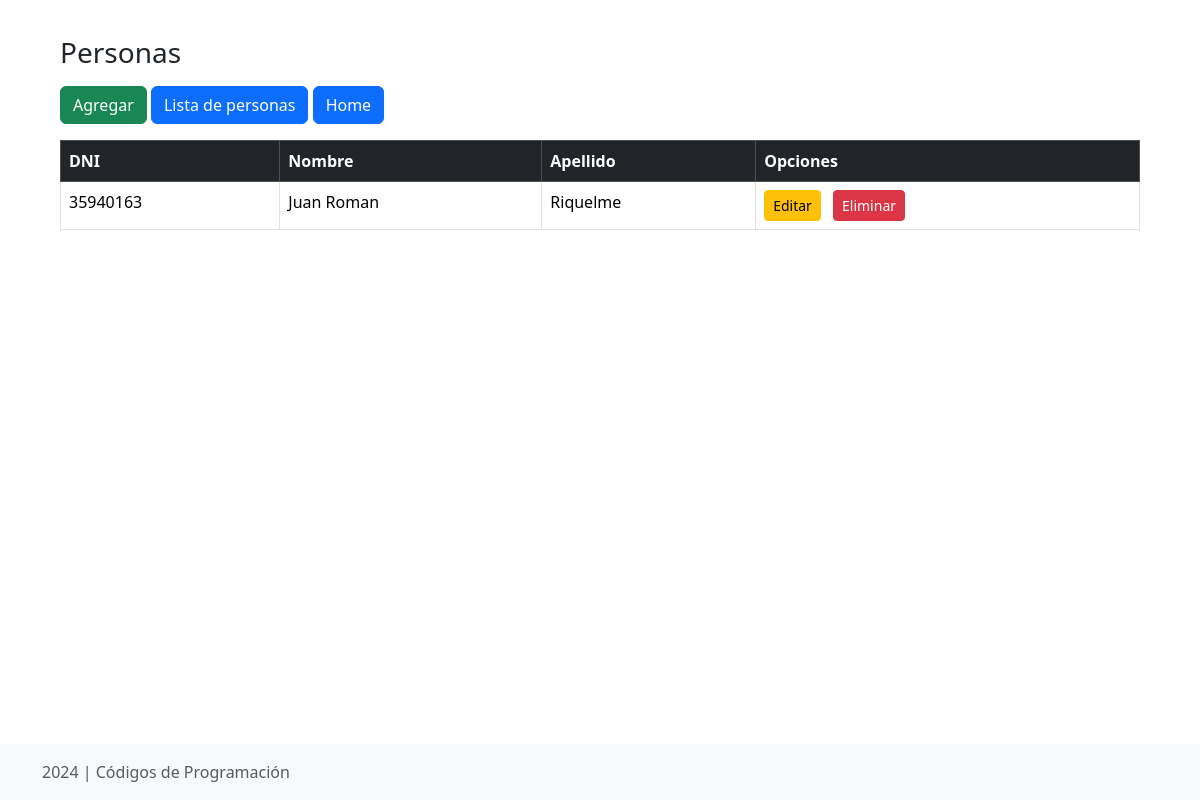
The page /personas/list/ on the database as committed earlier.
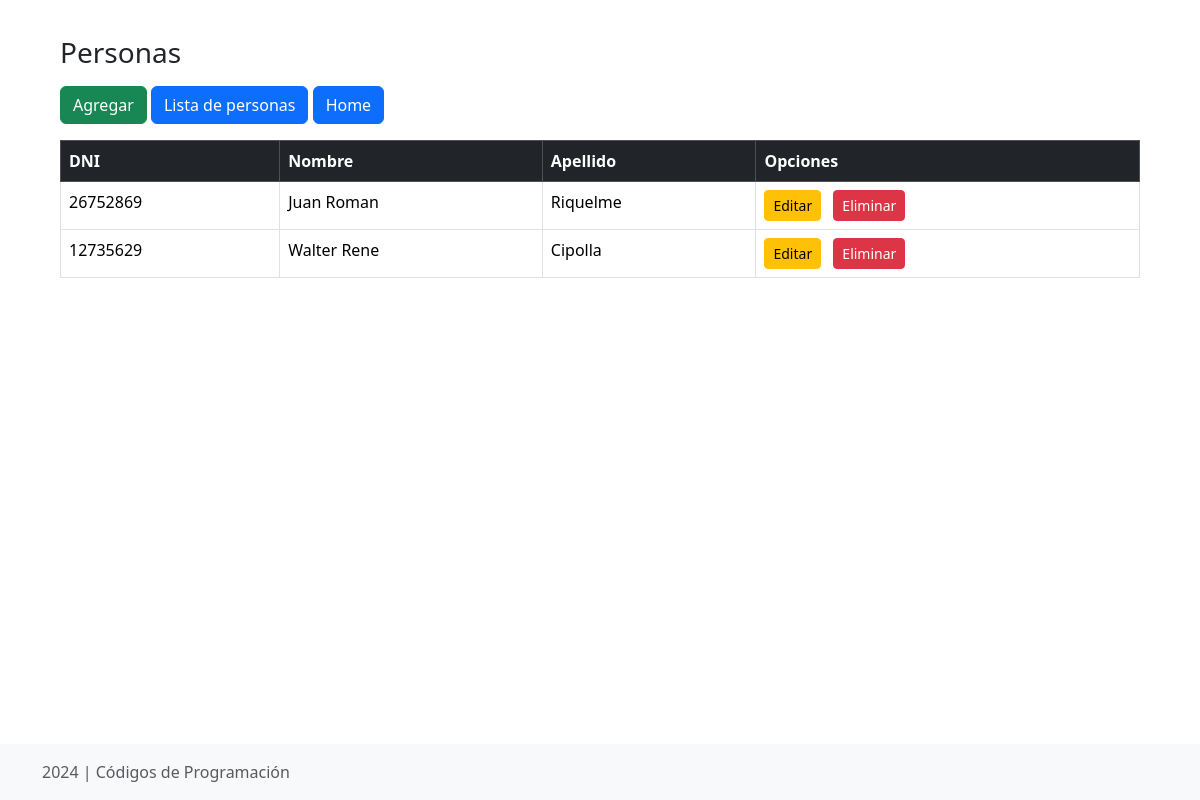
The same page on the database as committed later.
### APPcrudPerson/models.py (models this page shows)
class Persona(models.Model):
    id = models.AutoField(primary_key=True)
    nombre = models.CharField(max_length=50)
    apellido = models.CharField(max_length=50)
    edad = models.IntegerField()
    hobbie = models.CharField(max_length=100)
    TIPO_DOCUMENTO = [
        ('DNI', 'DNI'),
        ('Pasaporte', 'Pasaporte'),
    ]
    tipo_documento = models.CharField(max_length=10, choices=TIPO_DOCUMENTO, default='DNI')
    numero_documento = models.IntegerField(unique=True)
    def __str__(self):
        return f'{self.apellido}, {self.nombre}, DNI: {self.numero_documento}'

### APPcrudPerson/views.py (the view)
# urls.py: path('list/', ListaPersona.as_view(), name='list'),
class ListaPersona(ListView):
    model = Persona
    template_name = 'APPcrudPerson/list.html'
    def get_queryset(self):
        return Persona.objects.all()
    def get_context_data(self, **kwargs):
        context = super().get_context_data(**kwargs)
        print(context)
        context['personas'] = Persona.objects.all()
        return context

### APPcrudPerson/templates/APPcrudPerson/list.html (shortened to what this page needs)
{% extends 'APPcrudPerson/index.html' %}
{% block content %}
<table class="table table-hover table-bordered my-3" aria-describedby="titulo">
    <thead class="table-dark">
        <tr>
            <th scope="col">DNI</th>
            <th scope="col">Nombre</th>
            <th scope="col">Apellido</th>
            <th scope="col">Opciones</th>
        </tr>
    </thead>
{% for persona in personas  %}
    <tbody>
        <tr>
            <td>{{persona.numero_documento}}</td>
            <td>{{persona.nombre}}</td>
            <td>{{persona.apellido}}</td>
            <td>
                <a href="edita.html" class="btn btn-warning btn-sm me-2">Editar</a>
                <button type="button" class="btn btn-danger btn-sm" data-bs-toggle="modal"
                    data-bs-target="#eliminaModal" data-bs-id="1">Eliminar</button>
            </td>
        </tr>
    </tbody>
{% endfor %}
</table>
{% endblock content %}

Rows that differ between the two databases and show on the page:
changed Persona "Juan Roman": numero_documento "35940163" → "26752869"
added Persona: numero_documento "12735629", nombre "Walter Rene", apellido "Cipolla"
